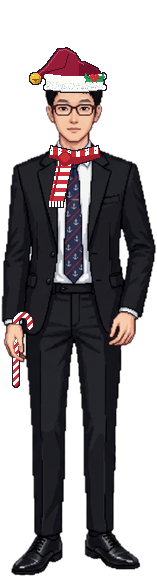
#> input picture src/assets/xmas/leader1.png, 157 x 576 px, found by its file name
$ python export_cards.py ../../src/assets/xmas/leader1.png ../../src/assets/xmas/leader2.png
#> lines starting #> are read from the running program, lines starting #| are printed output that depends on the picture
# 크리스마스 캐릭터 내보내기: 투명 원본, 4배 확대, 카드(1080x1920)
# 사용법: python3 tools/xmas/export_cards.py <deco.py 출력 폴더> <내보낼 폴더>
import math, random, sys
from PIL import Image, ImageDraw, ImageFilter
SRC, DST = sys.argv[1], sys.argv[2]
NAMES = {1: "santa", 2: "elf", 3: "rudolph", 4: "santa"}
INK = (34, 28, 38, 255)

def card(fig, seed):
    W, H, S = 1080, 1920, 3
    rnd = random.Random(seed)
    bg = Image.new("RGBA", (W, H))
    d = ImageDraw.Draw(bg)
    top, bot = (16, 22, 40), (44, 58, 92)
    for y in range(H):
        t = y / H
        d.line([(0, y), (W, y)], fill=tuple(int(top[i] + (bot[i] - top[i]) * t) for i in range(3)) + (255,))
    glow = Image.new("RGBA", (W, H), (0, 0, 0, 0))
    ImageDraw.Draw(glow).ellipse([W / 2 - 420, 420, W / 2 + 420, 1500], fill=(255, 214, 140, 70))
    bg.alpha_composite(glow.filter(ImageFilter.GaussianBlur(120)))
    for _ in range(170):
        x, y, r = rnd.randrange(W), rnd.randrange(H - 220), rnd.choice((2, 3, 3, 4, 6))
        a = rnd.randrange(120, 240)
        if r >= 6:
            for dx, dy in ((0, 0), (-6, 0), (6, 0), (0, -6), (0, 6)):
                d.rectangle([x + dx - 3, y + dy - 3, x + dx + 3, y + dy + 3], fill=(255, 255, 255, a))
        else:
            d.rectangle([x - r, y - r, x + r, y + r], fill=(255, 255, 255, a))
    for _ in range(14):
        x, y = rnd.randrange(60, W - 60), rnd.randrange(170, 1300)
        c = (255, 232, 150, 230)
        d.rectangle([x - 3, y - 15, x + 3, y + 15], fill=c)
        d.rectangle([x - 15, y - 3, x + 15, y + 3], fill=c)
        d.rectangle([x - 3, y - 3, x + 3, y + 3], fill=(255, 255, 255, 255))
    base_y, amp = 22, 22  # 전구 줄(모자 끝과 겹치지 않게 위쪽에)
    yof = lambda x: base_y + amp * math.sin(x / W * math.pi * 3) ** 2
    d.line([(x, yof(x)) for x in range(-20, W + 21, 6)], fill=(30, 70, 40, 255), width=6)
    colors = [(232, 60, 60), (60, 190, 100), (250, 200, 70), (90, 150, 240)]
    for i, x in enumerate(range(30, W, 72)):
        y, c = yof(x), colors[i % 4]
        d.ellipse([x - 20, y + 4, x + 20, y + 44], fill=c + (60,))
        d.rectangle([x - 5, y - 2, x + 5, y + 8], fill=(70, 74, 86, 255))
        d.ellipse([x - 10, y + 6, x + 10, y + 34], fill=c + (255,), outline=INK, width=3)
        d.rectangle([x - 5, y + 11, x - 2, y + 16], fill=(255, 255, 255, 200))
    d.ellipse([-260, H - 300, W * 0.62, H + 260], fill=(236, 244, 252, 255))
    d.ellipse([W * 0.38, H - 260, W + 260, H + 260], fill=(222, 234, 248, 255))
    d.rectangle([0, H - 150, W, H], fill=(236, 244, 252, 255))
    for _ in range(90):
        x, y = rnd.randrange(W), rnd.randrange(H - 230, H)
        d.rectangle([x, y, x + 6, y + 6], fill=(200, 216, 238, 255))
    big = fig.resize((fig.width * S, fig.height * S), Image.NEAREST)
    sh = Image.new("RGBA", (W, H), (0, 0, 0, 0))
    ImageDraw.Draw(sh).ellipse([W / 2 - 230, H - 150, W / 2 + 230, H - 96], fill=(40, 60, 100, 110))
    bg.alpha_composite(sh.filter(ImageFilter.GaussianBlur(8)))
    bg.alpha_composite(big, ((W - big.width) // 2, H - 120 - big.height))
    return bg.convert("RGB")

for k, name in NAMES.items():
    fig = Image.open(f"{SRC}/leader{k}.png")
#> fig is the input picture: PIL image 157x576 RGBA; mean R, G, B, A 35.3, 30.2, 32.1, 132.6
    fig.save(f"{DST}/xmas{k}_{name}.png", optimize=True)
    fig.resize((fig.width * 4, fig.height * 4), Image.NEAREST).save(f"{DST}/xmas{k}_{name}_x4.png", optimize=True)
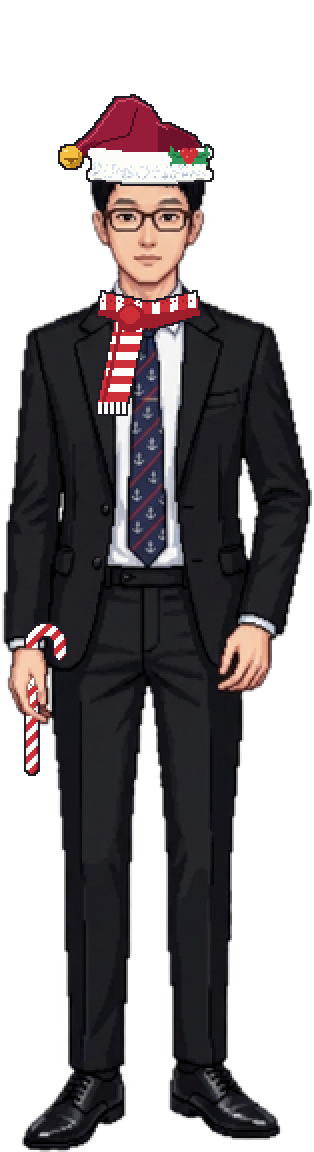
#> saved as xmas1_santa_x4.png: PIL image 628x2304 RGBA (shown at 1/2 size); mean R, G, B, A 35.3, 30.2, 32.1, 132.6; transparent parts drawn white
    card(fig, k).save(f"{DST}/xmas{k}_{name}_card.png", optimize=True)
#> in card, `bg = Image.new("RGBA", (W, H))`: bg: PIL image 1080x1920 RGBA; every value is 0
#> in card, `ImageDraw.Draw(glow).ellipse([W / 2 - 420, 420, W / 2 + 420, 1500], fi..`:
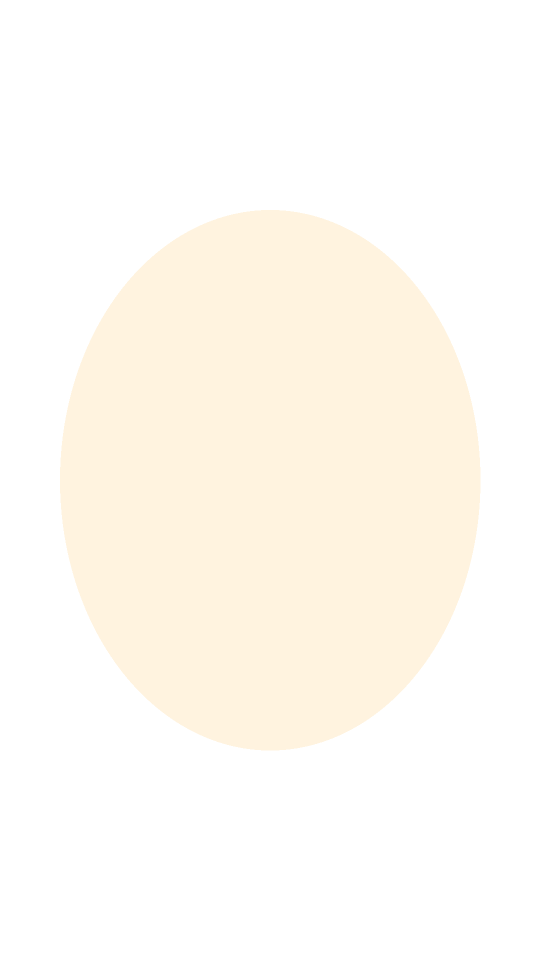
#> glow: PIL image 1080x1920 RGBA (shown at 1/2 size); mean R, G, B, A 87.8, 73.7, 48.2, 24.1; transparent parts drawn white
#> in card, `bg.alpha_composite(glow.filter(ImageFilter.GaussianBlur(120)))`:
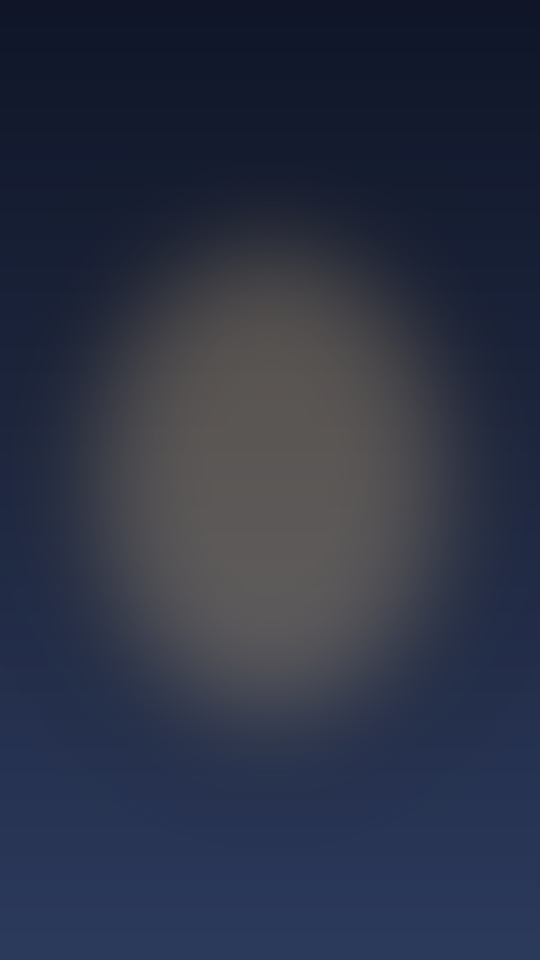
#> bg: PIL image 1080x1920 RGBA (shown at 1/2 size); mean R, G, B, A 44, 50.3, 68.9, 255
#> the loop in card, `for _ in range(14):` made 14 passes
#> (x, y) on passes 1 to 12: (710, 1216), (263, 1115), (675, 1228), (478, 795), (779, 518), (520, 1257), (262, 906), (598, 177), (754, 967), (653, 1042), (474, 858), (941, 308)
#> the loop in card, `for _ in range(90):` made 90 passes
#> (x, y) on passes 1 to 12: (42, 1794), (319, 1852), (813, 1890), (553, 1906), (364, 1886), (150, 1898), (20, 1779), (541, 1894), (842, 1913), (621, 1728), (946, 1903), (531, 1814)
#> in card, `big = fig.resize((fig.width * S, fig.height * S), Image.NEAREST)`:
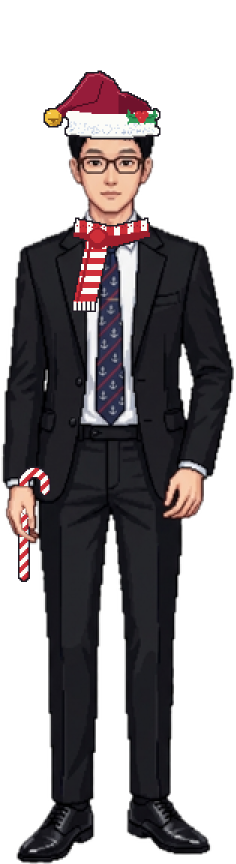
#> big: PIL image 471x1728 RGBA (shown at 1/2 size); mean R, G, B, A 35.3, 30.2, 32.1, 132.6; transparent parts drawn white
#> in card, `ImageDraw.Draw(sh).ellipse([W / 2 - 230, H - 150, W / 2 + 230, H - 96]..`:
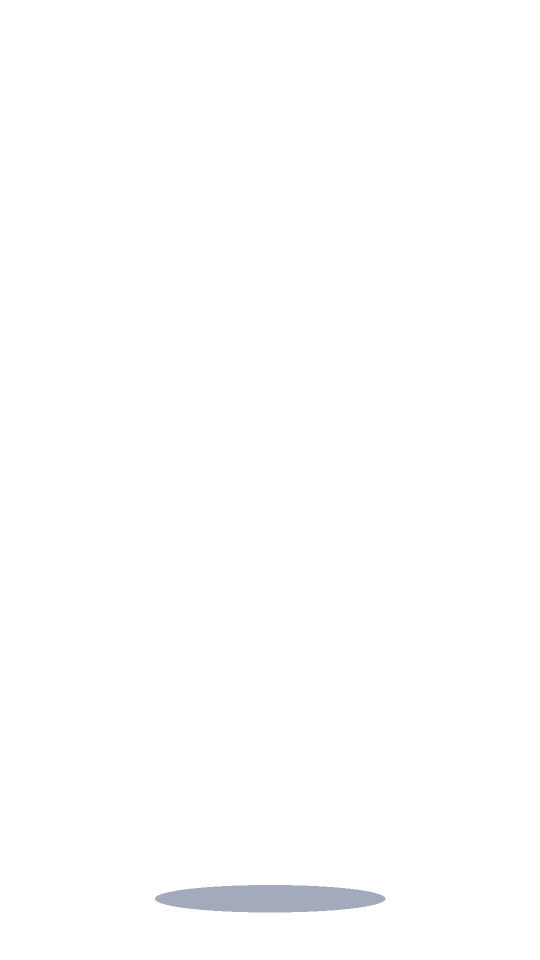
#> sh: PIL image 1080x1920 RGBA (shown at 1/2 size); mean R, G, B, A 0.4, 0.6, 1, 1.1; transparent parts drawn white
#> in card, `bg.alpha_composite(sh.filter(ImageFilter.GaussianBlur(8)))`:
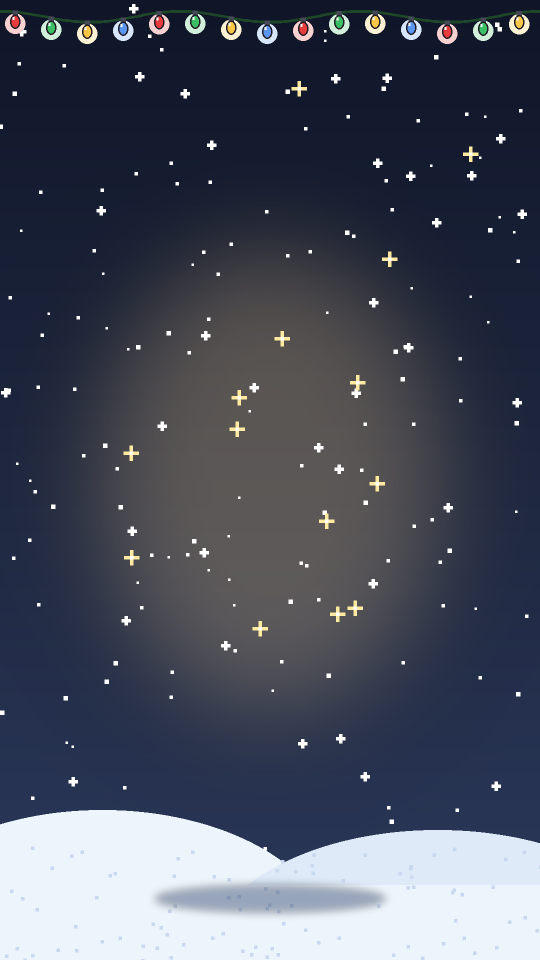
#> bg: PIL image 1080x1920 RGBA (shown at 1/2 size); mean R, G, B, A 72.4, 77.9, 92.4, 253.3; transparent parts drawn white
#> in card, `bg.alpha_composite(big, ((W - big.width) // 2, H - 120 - big.height))`:
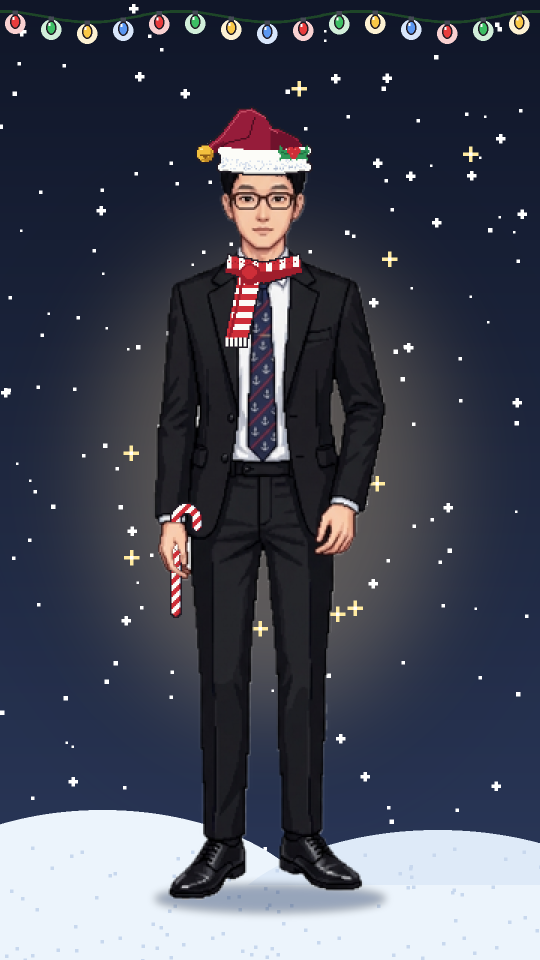
#> bg: PIL image 1080x1920 RGBA (shown at 1/2 size); mean R, G, B, A 68, 71.5, 85.6, 253.4; transparent parts drawn white
    print(f"xmas{k}_{name}: 원본 {fig.size}, 4배 {(fig.width * 4, fig.height * 4)}, 카드 (1080, 1920)")
#| xmas1_santa: 원본 (157, 576), 4배 (628, 2304), 카드 (1080, 1920)
#> pass 2 of the loop `for k, name in NAMES.items():`:
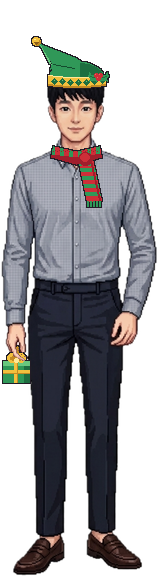
#> input picture src/assets/xmas/leader2.png, 158 x 576 px, found by its file name
#> fig is the input picture: PIL image 158x576 RGBA; mean R, G, B, A 49.8, 48.8, 50.6, 131.5
#> `fig.resize((fig.width * 4, fig.height * 4), Image.NEAREST).save(f"{DST..`:
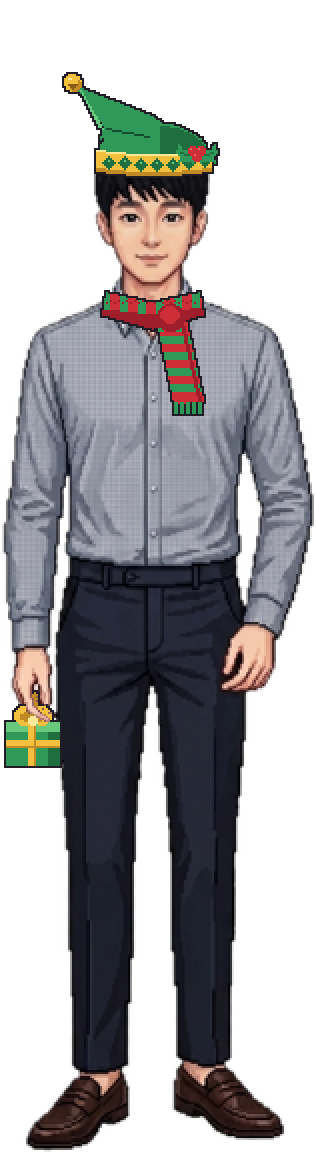
#> saved as xmas2_elf_x4.png: PIL image 632x2304 RGBA (shown at 1/2 size); mean R, G, B, A 49.8, 48.8, 50.6, 131.5; transparent parts drawn white
#> the loop in card (call 2), `for _ in range(14):` made 14 passes
#> (x, y) on passes 1 to 8: (152, 1215), (611, 1185), (470, 1100), (233, 1013), (455, 1244), (523, 264), (959, 391), (522, 432)
#> the loop in card (call 2), `for _ in range(90):` made 90 passes
#> (x, y) on passes 1 to 8: (718, 1746), (354, 1696), (300, 1799), (188, 1776), (953, 1702), (972, 1751), (132, 1813), (285, 1833)
#> big: PIL image 474x1728 RGBA
#> in card (call 2), `bg.alpha_composite(big, ((W - big.width) // 2, H - 120 - big.height))`:
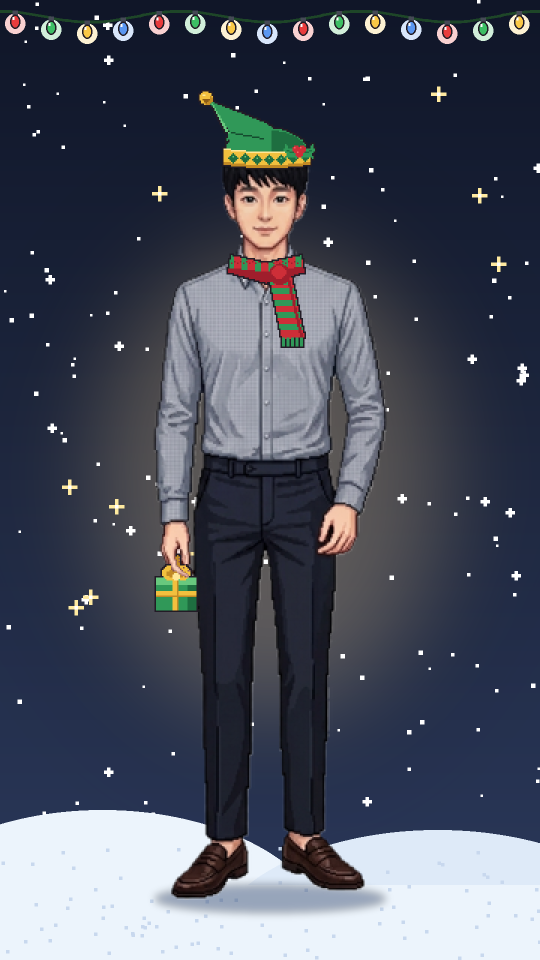
#> bg: PIL image 1080x1920 RGBA (shown at 1/2 size); mean R, G, B, A 73.6, 78.7, 92.7, 253.5; transparent parts drawn white
#| xmas2_elf: 원본 (158, 576), 4배 (632, 2304), 카드 (1080, 1920)
#> (the run stopped early here; a loop or call above may not have finished)
